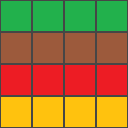

This game map was drawn from its Tiled (.tmx) file and the tilesets committed beside it. A one-line description and the full map source follow:
An orthogonal 4x4 tile map with 32x32 px tiles, 1 tile layer (Tile Layer 1).

<map version="1.0" orientation="orthogonal" renderorder="right-down" width="4" height="4" tilewidth="32" tileheight="32" nextobjectid="1">
 <tileset firstgid="1" name="test" tilewidth="32" tileheight="32" tilecount="4" columns="2">
  <image source="test.png" width="64" height="64" />
  <tile id="0">
   <properties>
    <property name="walkable" type="bool" value="false" />
   </properties>
  </tile>
  <tile id="1">
   <properties>
    <property name="walkable" type="bool" value="true" />
   </properties>
  </tile>
  <tile id="2">
   <properties>
    <property name="walkable" type="bool" value="true" />
   </properties>
  </tile>
  <tile id="3">
   <properties>
    <property name="walkable" type="bool" value="false" />
   </properties>
  </tile>
 </tileset>
 <layer name="Tile Layer 1" width="4" height="4">
  <data>
   <tile gid="1" />
   <tile gid="1" />
   <tile gid="1" />
   <tile gid="1" />
   <tile gid="2" />
   <tile gid="2" />
   <tile gid="2" />
   <tile gid="2" />
   <tile gid="3" />
   <tile gid="3" />
   <tile gid="3" />
   <tile gid="3" />
   <tile gid="4" />
   <tile gid="4" />
   <tile gid="4" />
   <tile gid="4" />
  </data>
 </layer>
</map>
